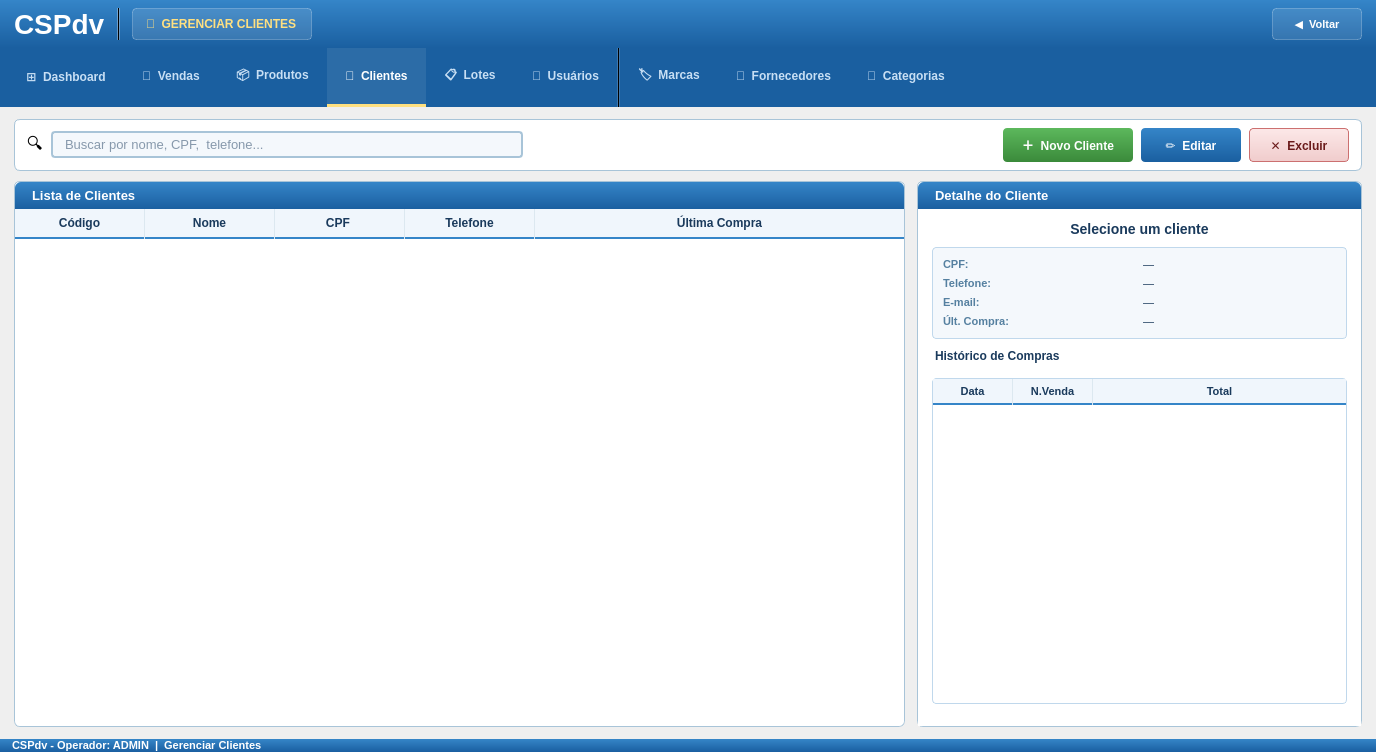
<?xml version="1.0" encoding="UTF-8"?>
<ui version="4.0">
 <class>GerenciarClientes</class>
 <widget class="QWidget" name="GerenciarClientes">
  <property name="geometry">
   <rect>
    <x>0</x>
    <y>0</y>
    <width>1376</width>
    <height>752</height>
   </rect>
  </property>
  <property name="windowTitle">
   <string>CSPdv - Gerenciar Clientes</string>
  </property>
  <property name="styleSheet">
   <string notr="true">QWidget { font-family: Arial; }</string>
  </property>
  <layout class="QVBoxLayout" name="mainVLayout">
   <property name="spacing">
    <number>0</number>
   </property>
   <property name="leftMargin">
    <number>0</number>
   </property>
   <property name="topMargin">
    <number>0</number>
   </property>
   <property name="rightMargin">
    <number>0</number>
   </property>
   <property name="bottomMargin">
    <number>0</number>
   </property>
   <item>
    <widget class="QFrame" name="frameHeader">
     <property name="styleSheet">
      <string notr="true">QFrame#frameHeader{background:qlineargradient(x1:0,y1:0,x2:0,y2:1,stop:0 #3585c8,stop:1 #1a5fa0);}</string>
     </property>
     <layout class="QHBoxLayout" name="headerHLayout">
      <property name="spacing">
       <number>12</number>
      </property>
      <property name="leftMargin">
       <number>14</number>
      </property>
      <property name="topMargin">
       <number>8</number>
      </property>
      <property name="rightMargin">
       <number>14</number>
      </property>
      <property name="bottomMargin">
       <number>8</number>
      </property>
      <item>
       <widget class="QLabel" name="lblLogo">
        <property name="styleSheet">
         <string notr="true">color:white;font-size:28px;font-weight:bold;</string>
        </property>
        <property name="text">
         <string>CSPdv</string>
        </property>
       </widget>
      </item>
      <item>
       <widget class="QFrame" name="frameSep">
        <property name="styleSheet">
         <string notr="true">background-color:rgba(255,255,255,80);</string>
        </property>
        <property name="frameShape">
         <enum>QFrame::VLine</enum>
        </property>
       </widget>
      </item>
      <item>
       <widget class="QLabel" name="lblBadge">
        <property name="styleSheet">
         <string notr="true">QLabel{background-color:rgba(255,255,255,30);color:#ffe080;font-size:12px;font-weight:bold;border:1px solid rgba(255,255,255,60);border-radius:4px;padding:3px 10px;}</string>
        </property>
        <property name="text">
         <string>👥  GERENCIAR CLIENTES</string>
        </property>
       </widget>
      </item>
      <item>
       <spacer name="headerSpacer">
        <property name="orientation">
         <enum>Qt::Horizontal</enum>
        </property>
        <property name="sizeHint" stdset="0">
         <size>
          <width>40</width>
          <height>10</height>
         </size>
        </property>
       </spacer>
      </item>
      <item>
       <widget class="QPushButton" name="btnVoltar">
        <property name="minimumSize">
         <size>
          <width>90</width>
          <height>32</height>
         </size>
        </property>
        <property name="styleSheet">
         <string notr="true">QPushButton{background-color:rgba(255,255,255,25);color:white;font-size:11px;font-weight:bold;border:1px solid rgba(255,255,255,60);border-radius:4px;padding:4px 12px;}QPushButton:hover{background-color:rgba(255,255,255,40);}QPushButton:pressed{background-color:rgba(255,255,255,15);}</string>
        </property>
        <property name="text">
         <string>◀  Voltar</string>
        </property>
       </widget>
      </item>
     </layout>
    </widget>
   </item>
   <item>
    <widget class="QFrame" name="frameNavBar">
     <property name="minimumHeight"><number>44</number></property>
     <property name="maximumHeight"><number>44</number></property>
     <property name="styleSheet">
      <string notr="true">
       QFrame#frameNavBar { background-color: #1a5fa0; }
       QPushButton {
        background-color: transparent;
        color: #c8dff4;
        font-size: 12px;
        font-weight: bold;
        border: none;
        border-bottom: 3px solid transparent;
        min-height: 44px;
        padding: 6px 18px;
       }
       QPushButton:hover {
        color: white;
        background-color: rgba(255,255,255,15);
        border-bottom: 3px solid rgba(255,255,255,60);
       }
       QPushButton:checked {
        color: white;
        background-color: rgba(255,255,255,20);
        border-bottom: 3px solid #ffe080;
       }
       /* Sub-itens de catálogo (marcas/fornec/categ) — fonte menor */
       QPushButton[navSub="true"] {
        font-size: 11px;
        padding: 4px 12px;
        color: #a8d4f0;
       }
       QPushButton[navSub="true"]:hover  { color: white; }
       QPushButton[navSub="true"]:checked { color: white; }
      </string>
     </property>
     <layout class="QHBoxLayout" name="navHLayout">
      <property name="spacing"><number>0</number></property>
      <property name="leftMargin"><number>8</number></property>
      <property name="topMargin"><number>0</number></property>
      <property name="rightMargin"><number>0</number></property>
      <property name="bottomMargin"><number>0</number></property>
      <item>
       <widget class="QPushButton" name="btnNavDashboard">
        <property name="text"><string>⊞  Dashboard</string></property>
        <property name="checkable"><bool>true</bool></property>
       </widget>
      </item>
      <item>
       <widget class="QPushButton" name="btnNavVendas">
        <property name="text"><string>🛒  Vendas</string></property>
        <property name="checkable"><bool>true</bool></property>
       </widget>
      </item>
      <item>
       <widget class="QPushButton" name="btnNavProdutos">
        <property name="text"><string>📦  Produtos</string></property>
        <property name="checkable"><bool>true</bool></property>
       </widget>
      </item>
      <item>
       <widget class="QPushButton" name="btnNavClientes">
        <property name="text"><string>👥  Clientes</string></property>
        <property name="checkable"><bool>true</bool></property>
        <property name="checked"><bool>true</bool></property>
       </widget>
      </item>
      <item>
       <widget class="QPushButton" name="btnNavLotes">
        <property name="text"><string>📋  Lotes</string></property>
        <property name="checkable"><bool>true</bool></property>
       </widget>
      </item>
      <item>
       <widget class="QPushButton" name="btnNavUsuarios">
        <property name="text"><string>🔑  Usuários</string></property>
        <property name="checkable"><bool>true</bool></property>
       </widget>
      </item>
      <item>
       <widget class="QFrame" name="navSeparator">
        <property name="minimumWidth"><number>1</number></property>
        <property name="maximumWidth"><number>1</number></property>
        <property name="styleSheet"><string notr="true">background-color:rgba(255,255,255,40);</string></property>
        <property name="frameShape"><enum>QFrame::VLine</enum></property>
       </widget>
      </item>
      <item>
       <widget class="QPushButton" name="btnNavMarcas">
        <property name="text"><string>🏷  Marcas</string></property>
        <property name="checkable"><bool>true</bool></property>
       </widget>
      </item>
      <item>
       <widget class="QPushButton" name="btnNavFornecedores">
        <property name="text"><string>🚚  Fornecedores</string></property>
        <property name="checkable"><bool>true</bool></property>
       </widget>
      </item>
      <item>
       <widget class="QPushButton" name="btnNavCategorias">
        <property name="text"><string>📂  Categorias</string></property>
        <property name="checkable"><bool>true</bool></property>
       </widget>
      </item>
      <item>
       <spacer name="navSpacer">
        <property name="orientation"><enum>Qt::Horizontal</enum></property>
        <property name="sizeHint" stdset="0"><size><width>40</width><height>10</height></size></property>
       </spacer>
      </item>
     </layout>
    </widget>
   </item>
   <item>
    <layout class="QVBoxLayout" name="conteudoVLayout">
     <property name="spacing">
      <number>10</number>
     </property>
     <property name="leftMargin">
      <number>14</number>
     </property>
     <property name="topMargin">
      <number>12</number>
     </property>
     <property name="rightMargin">
      <number>14</number>
     </property>
     <property name="bottomMargin">
      <number>12</number>
     </property>
     <item>
      <widget class="QFrame" name="frameToolbar">
       <property name="styleSheet">
        <string notr="true">QFrame#frameToolbar{background-color:#ffffff;border:1px solid #a8c4d8;border-radius:6px;}</string>
       </property>
       <layout class="QHBoxLayout" name="toolbarHLayout">
        <property name="spacing">
         <number>8</number>
        </property>
        <property name="leftMargin">
         <number>12</number>
        </property>
        <property name="topMargin">
         <number>8</number>
        </property>
        <property name="rightMargin">
         <number>12</number>
        </property>
        <property name="bottomMargin">
         <number>8</number>
        </property>
        <item>
         <widget class="QLabel" name="lblBuscaIcon">
          <property name="styleSheet">
           <string notr="true">font-size:16px;</string>
          </property>
          <property name="text">
           <string>🔍</string>
          </property>
         </widget>
        </item>
        <item>
         <widget class="QLineEdit" name="lineEditBusca">
          <property name="styleSheet">
           <string notr="true">QLineEdit{background-color:#f4f8fc;border:2px solid #a8c4d8;border-radius:4px;font-size:13px;color:#1a3a5c;padding:3px 10px;}QLineEdit:focus{border-color:#3585c8;background-color:#ffffff;}</string>
          </property>
          <property name="placeholderText">
           <string>Buscar por nome, CPF,  telefone...</string>
          </property>
         </widget>
        </item>
        <item>
         <spacer name="toolbarSpacer">
          <property name="orientation">
           <enum>Qt::Horizontal</enum>
          </property>
          <property name="sizeHint" stdset="0">
           <size>
            <width>20</width>
            <height>10</height>
           </size>
          </property>
         </spacer>
        </item>
        <item>
         <widget class="QPushButton" name="btnNovoCliente">
          <property name="minimumSize">
           <size>
            <width>130</width>
            <height>34</height>
           </size>
          </property>
          <property name="styleSheet">
           <string notr="true">QPushButton{background:qlineargradient(x1:0,y1:0,x2:0,y2:1,stop:0 #5cb85c,stop:1 #3a8a3a);color:white;font-size:12px;font-weight:bold;border:none;border-radius:4px;padding:4px 14px;}QPushButton:hover{background:#4a9a4a;}QPushButton:pressed{background:#3a8a3a;}</string>
          </property>
          <property name="text">
           <string>＋  Novo Cliente</string>
          </property>
         </widget>
        </item>
        <item>
         <widget class="QPushButton" name="btnEditarCliente">
          <property name="minimumSize">
           <size>
            <width>100</width>
            <height>34</height>
           </size>
          </property>
          <property name="styleSheet">
           <string notr="true">QPushButton{background:qlineargradient(x1:0,y1:0,x2:0,y2:1,stop:0 #3585c8,stop:1 #1a5fa0);color:white;font-size:12px;font-weight:bold;border:none;border-radius:4px;padding:4px 14px;}QPushButton:hover{background:#2a74b8;}QPushButton:pressed{background:#1a5fa0;}</string>
          </property>
          <property name="text">
           <string>✏  Editar</string>
          </property>
         </widget>
        </item>
        <item>
         <widget class="QPushButton" name="btnExcluirCliente">
          <property name="minimumSize">
           <size>
            <width>100</width>
            <height>34</height>
           </size>
          </property>
          <property name="styleSheet">
           <string notr="true">QPushButton{background:qlineargradient(x1:0,y1:0,x2:0,y2:1,stop:0 #fce8e8,stop:1 #f0cccc);color:#6a1a1a;font-size:12px;font-weight:bold;border:1px solid #cc7070;border-radius:4px;padding:4px 14px;}QPushButton:hover{background:#f8d8d8;border-color:#aa4444;}QPushButton:pressed{background:#e8b8b8;}</string>
          </property>
          <property name="text">
           <string>✕  Excluir</string>
          </property>
         </widget>
        </item>
       </layout>
      </widget>
     </item>
     <item>
      <layout class="QHBoxLayout" name="mainAreaHLayout" stretch="2,1">
       <property name="spacing">
        <number>12</number>
       </property>
       <item>
        <widget class="QFrame" name="frameTabelaClientes">
         <property name="styleSheet">
          <string notr="true">QFrame#frameTabelaClientes{background-color:#ffffff;border:1px solid #a8c4d8;border-radius:6px;}</string>
         </property>
         <layout class="QVBoxLayout" name="tabelaVLayout">
          <property name="spacing">
           <number>0</number>
          </property>
          <property name="leftMargin">
           <number>0</number>
          </property>
          <property name="topMargin">
           <number>0</number>
          </property>
          <property name="rightMargin">
           <number>0</number>
          </property>
          <property name="bottomMargin">
           <number>0</number>
          </property>
          <item>
           <widget class="QLabel" name="lblTabelaTitle">
            <property name="styleSheet">
             <string notr="true">QLabel{background:qlineargradient(x1:0,y1:0,x2:0,y2:1,stop:0 #3585c8,stop:1 #1a5fa0);color:white;font-size:13px;font-weight:bold;padding:6px 14px;border-top-left-radius:6px;border-top-right-radius:6px;}</string>
            </property>
            <property name="text">
             <string>Lista de Clientes</string>
            </property>
           </widget>
          </item>
          <item>
           <widget class="QTableWidget" name="tableClientes">
            <property name="styleSheet">
             <string notr="true">
               QTableWidget{background-color:#ffffff;alternate-background-color:#f2f8fc;border:none;border-bottom-left-radius:6px;border-bottom-right-radius:6px;font-size:12px;gridline-color:#dce8f0;outline:0;}
               QTableWidget::item{padding:4px 8px;color:#111111;}
               QTableWidget::item:selected{background-color:#3585c8;color:#ffffff;}
               QTableWidget::item:hover:!selected{background-color:#ddeef8;}
               QHeaderView::section:horizontal{background-color:#f0f6fc;color:#1a3a5c;font-size:12px;font-weight:bold;padding:5px 8px;border:none;border-right:1px solid #dce8f0;border-bottom:2px solid #3585c8;}
               QHeaderView::section:horizontal:last{border-right:none;}
               QHeaderView::section:horizontal:checked{background-color:#f0f6fc;color:#1a3a5c;}
               QHeaderView::section:vertical{background-color:#ffffff;color:#ffffff;border:none;border-bottom:1px solid #dce8f0;border-right:1px solid #dce8f0;width:16px;}
               QHeaderView::section:vertical:checked{background-color:#3585c8;color:#3585c8;}
               QTableCornerButton::section{background-color:#f0f6fc;border:none;border-bottom:2px solid #3585c8;border-right:1px solid #dce8f0;}
               QScrollBar:vertical{background:#f0f4f8;width:10px;margin:0;}
               QScrollBar::handle:vertical{background:#a8c4d8;border-radius:4px;min-height:20px;}
               QScrollBar::handle:vertical:hover{background:#3585c8;}
               QScrollBar::add-line:vertical,QScrollBar::sub-line:vertical{height:0px;}
               QScrollBar:horizontal{background:#f0f4f8;height:10px;margin:0;}
               QScrollBar::handle:horizontal{background:#a8c4d8;border-radius:4px;min-width:20px;}
               QScrollBar::handle:horizontal:hover{background:#3585c8;}
               QScrollBar::add-line:horizontal,QScrollBar::sub-line:horizontal{width:0px;}
              </string>
            </property>
            <property name="editTriggers">
             <set>QAbstractItemView::NoEditTriggers</set>
            </property>
            <property name="alternatingRowColors">
             <bool>true</bool>
            </property>
            <property name="selectionMode">
             <enum>QAbstractItemView::SingleSelection</enum>
            </property>
            <property name="selectionBehavior">
             <enum>QAbstractItemView::SelectRows</enum>
            </property>
            <property name="showGrid">
             <bool>true</bool>
            </property>
            <property name="sortingEnabled">
             <bool>true</bool>
            </property>
            <property name="wordWrap">
             <bool>false</bool>
            </property>
            <property name="rowCount">
             <number>0</number>
            </property>
            <property name="columnCount">
             <number>5</number>
            </property>
            <attribute name="horizontalHeaderVisible">
             <bool>true</bool>
            </attribute>
            <attribute name="horizontalHeaderDefaultSectionSize">
             <number>130</number>
            </attribute>
            <attribute name="horizontalHeaderHighlightSections">
             <bool>false</bool>
            </attribute>
            <attribute name="horizontalHeaderStretchLastSection">
             <bool>true</bool>
            </attribute>
            <attribute name="verticalHeaderVisible">
             <bool>true</bool>
            </attribute>
            <attribute name="verticalHeaderDefaultSectionSize">
             <number>28</number>
            </attribute>
            <attribute name="verticalHeaderHighlightSections">
             <bool>true</bool>
            </attribute>
            <column>
             <property name="text">
              <string>Código</string>
             </property>
            </column>
            <column>
             <property name="text">
              <string>Nome</string>
             </property>
            </column>
            <column>
             <property name="text">
              <string>CPF </string>
             </property>
            </column>
            <column>
             <property name="text">
              <string>Telefone</string>
             </property>
            </column>
            <column>
             <property name="text">
              <string>Última Compra</string>
             </property>
            </column>
           </widget>
          </item>
         </layout>
        </widget>
       </item>
       <item>
        <widget class="QFrame" name="framePainelDetalhe">
         <property name="styleSheet">
          <string notr="true">QFrame#framePainelDetalhe{background-color:#ffffff;border:1px solid #a8c4d8;border-radius:6px;}</string>
         </property>
         <layout class="QVBoxLayout" name="painelDetalheVLayout">
          <property name="spacing">
           <number>0</number>
          </property>
          <property name="leftMargin">
           <number>0</number>
          </property>
          <property name="topMargin">
           <number>0</number>
          </property>
          <property name="rightMargin">
           <number>0</number>
          </property>
          <property name="bottomMargin">
           <number>0</number>
          </property>
          <item>
           <widget class="QLabel" name="lblDetalheTitle">
            <property name="styleSheet">
             <string notr="true">QLabel{background:qlineargradient(x1:0,y1:0,x2:0,y2:1,stop:0 #3585c8,stop:1 #1a5fa0);color:white;font-size:13px;font-weight:bold;padding:6px 14px;border-top-left-radius:6px;border-top-right-radius:6px;}</string>
            </property>
            <property name="text">
             <string>Detalhe do Cliente</string>
            </property>
           </widget>
          </item>
          <item>
           <widget class="QFrame" name="frameDetalheConteudo">
            <property name="styleSheet">
             <string notr="true">QFrame#frameDetalheConteudo{background-color:#ffffff;}</string>
            </property>
            <layout class="QVBoxLayout" name="detalheConteudoVLayout">
             <property name="spacing">
              <number>10</number>
             </property>
             <property name="leftMargin">
              <number>14</number>
             </property>
             <property name="topMargin">
              <number>12</number>
             </property>
             <property name="rightMargin">
              <number>14</number>
             </property>
             <property name="bottomMargin">
              <number>12</number>
             </property>
             <item>
              <widget class="QLabel" name="lblDetalheNome">
               <property name="styleSheet">
                <string notr="true">font-size:14px;font-weight:bold;color:#1a3a5c;</string>
               </property>
               <property name="text">
                <string>Selecione um cliente</string>
               </property>
               <property name="alignment">
                <set>Qt::AlignCenter</set>
               </property>
               <property name="wordWrap">
                <bool>true</bool>
               </property>
              </widget>
             </item>
             <item>
              <widget class="QFrame" name="frameCamposDetalhe">
               <property name="styleSheet">
                <string notr="true">QFrame#frameCamposDetalhe{background-color:#f4f8fc;border:1px solid #c0d8ec;border-radius:4px;}</string>
               </property>
               <layout class="QVBoxLayout" name="camposDetalheVLayout">
                <property name="spacing">
                 <number>6</number>
                </property>
                <property name="leftMargin">
                 <number>10</number>
                </property>
                <property name="topMargin">
                 <number>10</number>
                </property>
                <property name="rightMargin">
                 <number>10</number>
                </property>
                <property name="bottomMargin">
                 <number>10</number>
                </property>
                <item>
                 <layout class="QHBoxLayout">
                  <property name="spacing">
                   <number>6</number>
                  </property>
                  <item>
                   <widget class="QLabel" name="lblDetCpfLabel">
                    <property name="styleSheet">
                     <string notr="true">font-size:11px;font-weight:bold;color:#5580a0;min-width:80px;</string>
                    </property>
                    <property name="text">
                     <string>CPF:</string>
                    </property>
                   </widget>
                  </item>
                  <item>
                   <widget class="QLabel" name="lblDetCpfValor">
                    <property name="styleSheet">
                     <string notr="true">font-size:11px;color:#1a3a5c;</string>
                    </property>
                    <property name="text">
                     <string>—</string>
                    </property>
                   </widget>
                  </item>
                 </layout>
                </item>
                <item>
                 <layout class="QHBoxLayout">
                  <property name="spacing">
                   <number>6</number>
                  </property>
                  <item>
                   <widget class="QLabel" name="lblDetFoneLabel">
                    <property name="styleSheet">
                     <string notr="true">font-size:11px;font-weight:bold;color:#5580a0;min-width:80px;</string>
                    </property>
                    <property name="text">
                     <string>Telefone:</string>
                    </property>
                   </widget>
                  </item>
                  <item>
                   <widget class="QLabel" name="lblDetFoneValor">
                    <property name="styleSheet">
                     <string notr="true">font-size:11px;color:#1a3a5c;</string>
                    </property>
                    <property name="text">
                     <string>—</string>
                    </property>
                   </widget>
                  </item>
                 </layout>
                </item>
                <item>
                 <layout class="QHBoxLayout">
                  <property name="spacing">
                   <number>6</number>
                  </property>
                  <item>
                   <widget class="QLabel" name="lblDetEmailLabel">
                    <property name="styleSheet">
                     <string notr="true">font-size:11px;font-weight:bold;color:#5580a0;min-width:80px;</string>
                    </property>
                    <property name="text">
                     <string>E-mail:</string>
                    </property>
                   </widget>
                  </item>
                  <item>
                   <widget class="QLabel" name="lblDetEmailValor">
                    <property name="styleSheet">
                     <string notr="true">font-size:11px;color:#1a3a5c;</string>
                    </property>
                    <property name="text">
                     <string>—</string>
                    </property>
                   </widget>
                  </item>
                 </layout>
                </item>
                <item>
                 <layout class="QHBoxLayout">
                  <property name="spacing">
                   <number>6</number>
                  </property>
                  <item>
                   <widget class="QLabel" name="lblDetUltCompraLabel">
                    <property name="styleSheet">
                     <string notr="true">font-size:11px;font-weight:bold;color:#5580a0;min-width:80px;</string>
                    </property>
                    <property name="text">
                     <string>Últ. Compra:</string>
                    </property>
                   </widget>
                  </item>
                  <item>
                   <widget class="QLabel" name="lblDetUltCompraValor">
                    <property name="styleSheet">
                     <string notr="true">font-size:11px;color:#1a3a5c;</string>
                    </property>
                    <property name="text">
                     <string>—</string>
                    </property>
                   </widget>
                  </item>
                 </layout>
                </item>
               </layout>
              </widget>
             </item>
             <item>
              <widget class="QLabel" name="lblHistoricoTitle">
               <property name="styleSheet">
                <string notr="true">font-size:12px;font-weight:bold;color:#1a3a5c;border-bottom:2px solid #3585c8;padding-bottom:3px;</string>
               </property>
               <property name="text">
                <string>Histórico de Compras</string>
               </property>
              </widget>
             </item>
             <item>
              <widget class="QTableWidget" name="tableHistoricoCompras">
               <property name="styleSheet">
                <string notr="true">
                  QTableWidget{background-color:#ffffff;alternate-background-color:#f2f8fc;border:1px solid #c0d8ec;border-radius:4px;font-size:11px;gridline-color:#dce8f0;outline:0;}
                  QTableWidget::item{padding:3px 5px;color:#111111;}
                  QTableWidget::item:selected{background-color:#3585c8;color:#ffffff;}
                  QHeaderView::section:horizontal{background-color:#f0f6fc;color:#1a3a5c;font-size:11px;font-weight:bold;padding:3px 5px;border:none;border-right:1px solid #dce8f0;border-bottom:2px solid #3585c8;}
                  QHeaderView::section:horizontal:last{border-right:none;}
                  QHeaderView::section:horizontal:checked{background-color:#f0f6fc;color:#1a3a5c;}
                  QHeaderView::section:vertical{background-color:#ffffff;color:#ffffff;border:none;border-bottom:1px solid #dce8f0;border-right:1px solid #dce8f0;width:12px;}
                  QHeaderView::section:vertical:checked{background-color:#3585c8;color:#3585c8;}
                  QTableCornerButton::section{background-color:#f0f6fc;border:none;border-bottom:2px solid #3585c8;border-right:1px solid #dce8f0;}
                  QScrollBar:vertical{background:#f0f4f8;width:8px;margin:0;}
                  QScrollBar::handle:vertical{background:#a8c4d8;border-radius:3px;min-height:16px;}
                  QScrollBar::handle:vertical:hover{background:#3585c8;}
                  QScrollBar::add-line:vertical,QScrollBar::sub-line:vertical{height:0px;}
                 </string>
               </property>
               <property name="editTriggers">
                <set>QAbstractItemView::NoEditTriggers</set>
               </property>
               <property name="alternatingRowColors">
                <bool>true</bool>
               </property>
               <property name="selectionMode">
                <enum>QAbstractItemView::SingleSelection</enum>
               </property>
               <property name="selectionBehavior">
                <enum>QAbstractItemView::SelectRows</enum>
               </property>
               <property name="showGrid">
                <bool>true</bool>
               </property>
               <property name="sortingEnabled">
                <bool>false</bool>
               </property>
               <property name="rowCount">
                <number>0</number>
               </property>
               <property name="columnCount">
                <number>3</number>
               </property>
               <attribute name="horizontalHeaderVisible">
                <bool>true</bool>
               </attribute>
               <attribute name="horizontalHeaderDefaultSectionSize">
                <number>80</number>
               </attribute>
               <attribute name="horizontalHeaderHighlightSections">
                <bool>false</bool>
               </attribute>
               <attribute name="horizontalHeaderStretchLastSection">
                <bool>true</bool>
               </attribute>
               <attribute name="verticalHeaderVisible">
                <bool>true</bool>
               </attribute>
               <attribute name="verticalHeaderDefaultSectionSize">
                <number>23</number>
               </attribute>
               <attribute name="verticalHeaderHighlightSections">
                <bool>true</bool>
               </attribute>
               <column>
                <property name="text">
                 <string>Data</string>
                </property>
               </column>
               <column>
                <property name="text">
                 <string>N.Venda</string>
                </property>
               </column>
               <column>
                <property name="text">
                 <string>Total</string>
                </property>
               </column>
              </widget>
             </item>
             <item>
              <spacer name="detalheBottomSpacer">
               <property name="orientation">
                <enum>Qt::Vertical</enum>
               </property>
               <property name="sizeType">
                <enum>QSizePolicy::Preferred</enum>
               </property>
               <property name="sizeHint" stdset="0">
                <size>
                 <width>10</width>
                 <height>10</height>
                </size>
               </property>
              </spacer>
             </item>
            </layout>
           </widget>
          </item>
         </layout>
        </widget>
       </item>
      </layout>
     </item>
    </layout>
   </item>
   <item>
    <widget class="QFrame" name="frameStatusBar">
     <property name="styleSheet">
      <string notr="true">QFrame#frameStatusBar{background:qlineargradient(x1:0,y1:0,x2:0,y2:1,stop:0 #3585c8,stop:1 #1a5fa0);}</string>
     </property>
     <layout class="QHBoxLayout" name="statusHLayout">
      <property name="leftMargin">
       <number>12</number>
      </property>
      <property name="topMargin">
       <number>0</number>
      </property>
      <property name="rightMargin">
       <number>12</number>
      </property>
      <property name="bottomMargin">
       <number>0</number>
      </property>
      <item>
       <widget class="QLabel" name="lblStatusBar">
        <property name="styleSheet">
         <string notr="true">color:white;font-size:11px;font-weight:bold;</string>
        </property>
        <property name="text">
         <string>CSPdv - Operador: ADMIN  |  Gerenciar Clientes</string>
        </property>
       </widget>
      </item>
      <item>
       <spacer name="statusSpacer">
        <property name="orientation">
         <enum>Qt::Horizontal</enum>
        </property>
        <property name="sizeHint" stdset="0">
         <size>
          <width>40</width>
          <height>10</height>
         </size>
        </property>
       </spacer>
      </item>
     </layout>
    </widget>
   </item>
  </layout>
 </widget>
 <resources/>
 <connections/>
</ui>
